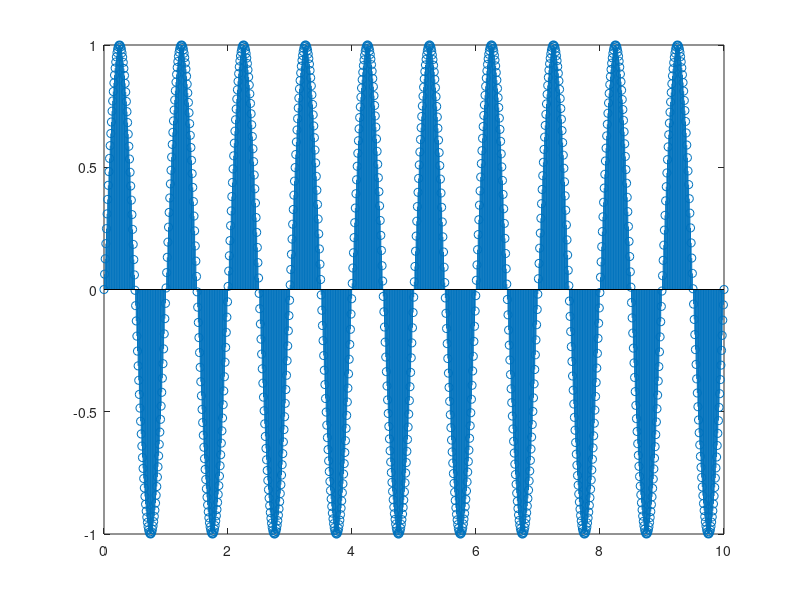

The MATLAB script that drew this image:
clc
clear
close all
N= 1000;

t= linspace(0,10,N);

freq = 1;
w = 2*pi*freq;

ts = 10;% sampling time
ts = (ts*10)/N

impulse_train = zeros(1, N); 
impulse_train(1:ts:end) = 1

analog_signal = sin(w*t);
plot(t,analog_signal);
grid on
digital_signal = impulse_train .* analog_signal; 
stem(t,digital_signal);







